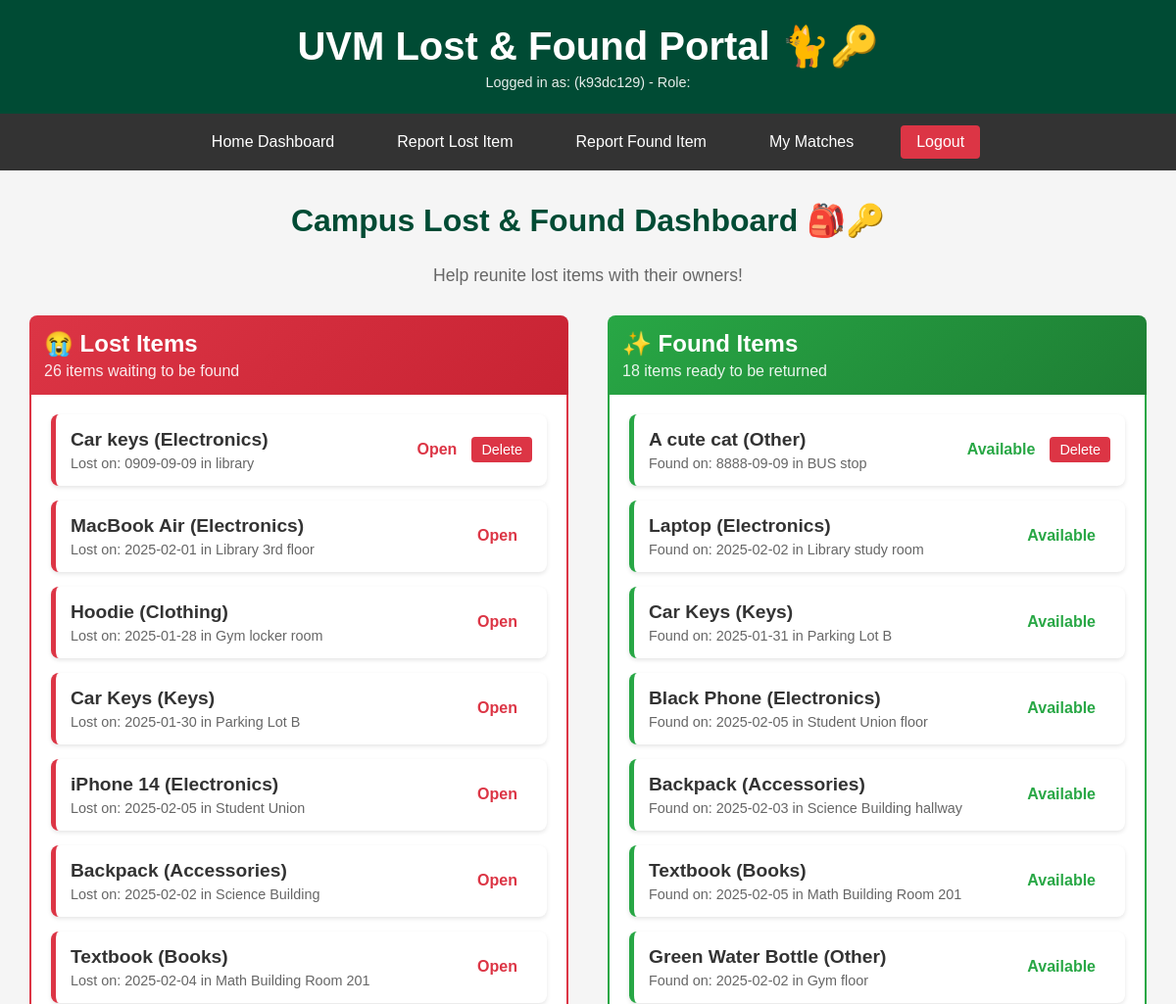
Before: / (signed in, upper part) with the older database file.
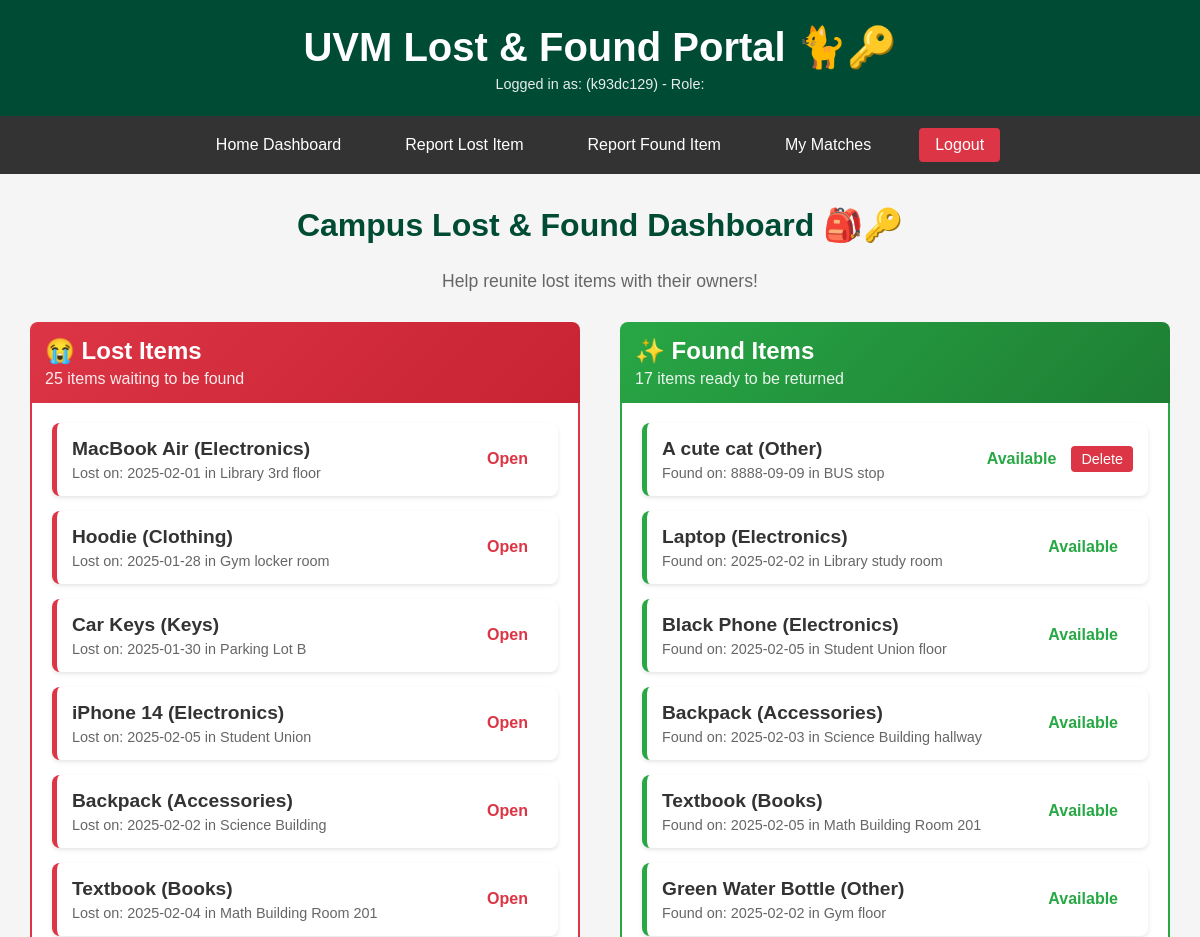
After: the same page with the newer database file.
### tables this page shows
CREATE TABLE LostPosts (
    lost_id TEXT PRIMARY KEY,
    user_id TEXT NOT NULL,
    item_name TEXT NOT NULL,
    category TEXT CHECK(category IN (
        'Electronics', 'Clothing', 'Accessories', 
        'Documents', 'Keys', 'Books', 'Other'
    )),
    description TEXT,
    date_lost DATE,
    last_seen_location TEXT,
    date_posted TIMESTAMP DEFAULT (strftime('%Y-%m-%d %H:%M:%S', 'now')),
    status TEXT DEFAULT 'open' CHECK(status IN ('open', 'matched', 'closed')),
    FOREIGN KEY (user_id) REFERENCES Users(user_id) ON DELETE CASCADE
);

CREATE TABLE FoundPosts (
    found_id TEXT PRIMARY KEY,
    user_id TEXT NOT NULL,
    item_name TEXT NOT NULL,
    category TEXT CHECK(category IN (
        'Electronics', 'Clothing', 'Accessories', 
        'Documents', 'Keys', 'Books', 'Other'
    )),
    description TEXT,
    date_found DATE,
    found_location TEXT,
    storage_location TEXT,
    date_posted TIMESTAMP DEFAULT (strftime('%Y-%m-%d %H:%M:%S', 'now')),
    status TEXT DEFAULT 'available' CHECK(status IN ('available', 'matched', 'returned')),
    FOREIGN KEY (user_id) REFERENCES Users(user_id) ON DELETE CASCADE
);

### main.py (the view)
@app.get("/", response_class=HTMLResponse)
async def home_dashboard(request: Request, user_id: Optional[str] = Cookie(None)):
    current_user = get_current_user(user_id)
    if not current_user:
        return RedirectResponse("/login", status_code=status.HTTP_303_SEE_OTHER)
    lost_posts = get_lost_posts(status='open')
    found_posts = get_found_posts(status='available')
    return templates.TemplateResponse(
        "home.html",
        {
            "request": request,
            "lost_posts": lost_posts,
            "found_posts": found_posts,
            **current_user
        }
    )

### templates/home.html (shortened to what the changed rows need)
{% extends "layout.html" %}
{% block content %}
    <div style="text-align: center; margin-bottom: 30px;">
        <h2 style="color: var(--uvm-green); font-size: 2em;">Campus Lost & Found Dashboard 🎒🔑</h2>
    </div>
    <div style="display: grid; grid-template-columns: 1fr 1fr; gap: 40px; margin-top: 30px;">
        <div>
            <div style="background: linear-gradient(135deg, #dc3545 0%, #c82333 100%); color: white; padding: 15px; border-radius: 8px 8px 0 0; margin-bottom: 0;">
                <h3 style="margin: 0; font-size: 1.5em;">😭 Lost Items</h3>
                <p style="margin: 5px 0 0 0; opacity: 0.9;">{{ lost_posts|length }} items waiting to be found</p>
            </div>
            <div style="background-color: white; border: 2px solid #dc3545; border-top: none; border-radius: 0 0 8px 8px; padding: 20px; min-height: 200px;">
                {% if lost_posts %}
                    <div style="display: flex; flex-direction: column; gap: 15px;">
                        {% for post in lost_posts %}
                            <div class="post-card lost-link" style="padding: 15px; border-left: 5px solid #dc3545; display: flex; justify-content: space-between; align-items: center;">
                                <div>
                                    <a href="/lost/{{ post.lost_id }}" style="text-decoration: none; color: #333;">
                                        <h4 style="margin: 0;">{{ post.item_name }} ({{ post.category }})</h4>
                                        <p style="margin: 5px 0 0 0; font-size: 0.9em; color: #666;">
                                            Lost on: {{ post.date_lost }} in {{ post.last_seen_location }}
                                        </p>
                                    </a>
                                </div>
                                <div style="display: flex; align-items: center;">
                                    <span class="status-{{ post.status }}" style="margin-right: 15px;">{{ post.status | capitalize }}</span>
                                    {% if post.user_id == user_id or user_role == 'admin' %}
                                        <form action="/delete-lost/{{ post.lost_id }}" method="post" onsubmit="return confirm('Are you sure you want to delete this lost report?');">
                                            <button type="submit" class="delete-btn" style="background-color: #dc3545; color: white; border-radius: 4px; padding: 5px 10px; border: none; cursor: pointer; font-size: 0.9em;">Delete</button>
                                        </form>
                                    {% endif %}
                                </div>
                            </div>
                        {% endfor %}
                    </div>
                {% else %}
                    <div style="text-align: center; padding: 40px 20px; color: #999;">
                        <p style="font-size: 1.2em; margin-bottom: 10px;">🎉 Nothing is currently listed as lost!</p>
                        <p>Be the first to <a href="/add-lost" style="color: #dc3545; font-weight: bold;">report a lost item</a>.</p>
                    </div>
                {% endif %}
            </div>
        </div>
        <div>
            <div style="background: linear-gradient(135deg, #28a745 0%, #1e7e34 100%); color: white; padding: 15px; border-radius: 8px 8px 0 0; margin-bottom: 0;">
                <h3 style="margin: 0; font-size: 1.5em;">✨ Found Items</h3>
                <p style="margin: 5px 0 0 0; opacity: 0.9;">{{ found_posts|length }} items ready to be returned</p>
            </div>
            <div style="background-color: white; border: 2px solid #28a745; border-top: none; border-radius: 0 0 8px 8px; padding: 20px; min-height: 200px;">
                {% if found_posts %}
                    <div style="display: flex; flex-direction: column; gap: 15px;">
                        {% for post in found_posts %}
                            <div class="post-card found-link" style="padding: 15px; border-left: 5px solid #28a745; display: flex; justify-content: space-between; align-items: center;">
                                <div>
                                    <a href="/found/{{ post.found_id }}" style="text-decoration: none; color: #333;">
                                        <h4 style="margin: 0;">{{ post.item_name }} ({{ post.category }})</h4>
                                        <p style="margin: 5px 0 0 0; font-size: 0.9em; color: #666;">
                                            Found on: {{ post.date_found }} in {{ post.found_location }}
                                        </p>
                                    </a>
                                </div>
                                <div style="display: flex; align-items: center;">
                                    <span class="status-{{ post.status }}" style="margin-right: 15px;">{{ post.status | capitalize }}</span>
                                    {% if post.user_id == user_id or user_role == 'admin' %}
                                        <form action="/delete-found/{{ post.found_id }}" method="post" onsubmit="return confirm('Are you sure you want to delete this found report?');">
                                            <button type="submit" class="delete-btn" style="background-color: #dc3545; color: white; border-radius: 4px; padding: 5px 10px; border: none; cursor: pointer; font-size: 0.9em;">Delete</button>
                                        </form>
                                    {% endif %}
                                </div>
                            </div>
                        {% endfor %}
                    </div>
                {% else %}
                    <div style="text-align: center; padding: 40px 20px; color: #999;">
                        <p style="font-size: 1.2em; margin-bottom: 10px;">📦 No found items currently!</p>
                        <p>No items have been turned in yet.</p>
                    </div>
                {% endif %}
            </div>
        </div>
    </div>
{% endblock %}

Changed rows visible on the page:
no longer on this page (row edited): LostPosts: item_name "Car keys", category "Electronics", date_lost "0909-09-09", last_seen_location "library", status "Open"
no longer on this page (row edited): FoundPosts: item_name "Car Keys", category "Keys", date_found "2025-01-31", found_location "Parking Lot B", status "Available"
Other visible differences:
{{ lost_posts|length }}: "26" → "25"
{{ found_posts|length }}: "18" → "17"
